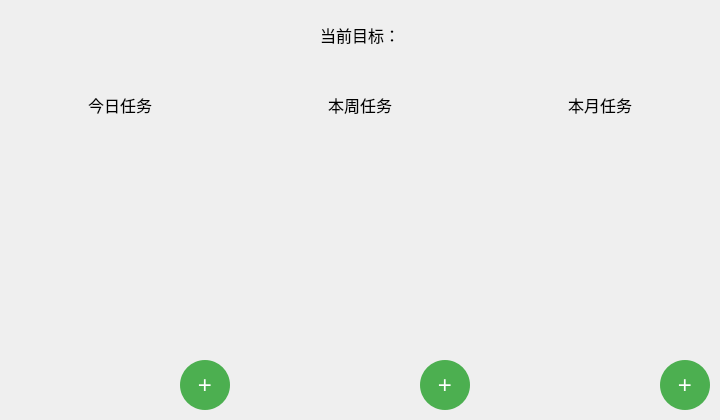
<?xml version="1.0" encoding="UTF-8"?>
<ui version="4.0">
 <class>Widget</class>
 <widget class="QWidget" name="Widget">
  <property name="geometry">
   <rect>
    <x>0</x>
    <y>0</y>
    <width>720</width>
    <height>420</height>
   </rect>
  </property>
  <property name="minimumSize">
   <size>
    <width>720</width>
    <height>420</height>
   </size>
  </property>
  <property name="maximumSize">
   <size>
    <width>720</width>
    <height>420</height>
   </size>
  </property>
  <property name="windowTitle">
   <string>Widget</string>
  </property>
  <property name="styleSheet">
   <string notr="true"/>
  </property>
  <layout class="QVBoxLayout" name="verticalLayout" stretch="1,5">
   <property name="spacing">
    <number>0</number>
   </property>
   <property name="leftMargin">
    <number>0</number>
   </property>
   <property name="topMargin">
    <number>0</number>
   </property>
   <property name="rightMargin">
    <number>0</number>
   </property>
   <property name="bottomMargin">
    <number>0</number>
   </property>
   <item>
    <widget class="QWidget" name="widget_4" native="true">
     <layout class="QHBoxLayout" name="_2">
      <property name="spacing">
       <number>0</number>
      </property>
      <property name="leftMargin">
       <number>0</number>
      </property>
      <property name="topMargin">
       <number>0</number>
      </property>
      <property name="rightMargin">
       <number>0</number>
      </property>
      <property name="bottomMargin">
       <number>0</number>
      </property>
      <item>
       <widget class="QLabel" name="currentTask">
        <property name="font">
         <font>
          <family>仿宋</family>
          <pointsize>12</pointsize>
         </font>
        </property>
        <property name="text">
         <string>当前目标：</string>
        </property>
        <property name="alignment">
         <set>Qt::AlignmentFlag::AlignCenter</set>
        </property>
       </widget>
      </item>
     </layout>
    </widget>
   </item>
   <item>
    <layout class="QHBoxLayout" name="horizontalLayout">
     <property name="spacing">
      <number>0</number>
     </property>
     <item>
      <widget class="QWidget" name="widget" native="true">
       <layout class="QVBoxLayout" name="verticalLayout_2" stretch="1,4">
        <property name="spacing">
         <number>0</number>
        </property>
        <property name="leftMargin">
         <number>0</number>
        </property>
        <property name="topMargin">
         <number>0</number>
        </property>
        <property name="rightMargin">
         <number>0</number>
        </property>
        <property name="bottomMargin">
         <number>0</number>
        </property>
        <item>
         <widget class="QLabel" name="label">
          <property name="sizePolicy">
           <sizepolicy hsizetype="Preferred" vsizetype="Preferred">
            <horstretch>0</horstretch>
            <verstretch>0</verstretch>
           </sizepolicy>
          </property>
          <property name="font">
           <font>
            <family>仿宋</family>
            <pointsize>12</pointsize>
           </font>
          </property>
          <property name="text">
           <string>今日任务</string>
          </property>
          <property name="alignment">
           <set>Qt::AlignmentFlag::AlignCenter</set>
          </property>
         </widget>
        </item>
        <item>
         <widget class="QWidget" name="todayTasks" native="true">
          <widget class="QPushButton" name="todayButton">
           <property name="geometry">
            <rect>
             <x>180</x>
             <y>220</y>
             <width>50</width>
             <height>50</height>
            </rect>
           </property>
           <property name="minimumSize">
            <size>
             <width>50</width>
             <height>50</height>
            </size>
           </property>
           <property name="maximumSize">
            <size>
             <width>50</width>
             <height>50</height>
            </size>
           </property>
           <property name="styleSheet">
            <string notr="true">QPushButton {
    background-color: #4CAF50; /* 背景颜色 */
    color: white;              /* 字体颜色 */
    border: none;              /* 无边框 */
    border-radius: 25px;      /* 圆角半径 */
    font-size: 24px;          /* 字体大小 */
}
QPushButton:hover {
    background-color: #45a049; /* 悬停时的背景颜色 */
}
QPushButton:pressed {
    background-color: #388e3c; /* 按下时的背景颜色 */
}</string>
           </property>
           <property name="text">
            <string>+</string>
           </property>
          </widget>
         </widget>
        </item>
       </layout>
      </widget>
     </item>
     <item>
      <widget class="QWidget" name="widget_2" native="true">
       <layout class="QVBoxLayout" name="verticalLayout_3" stretch="1,4">
        <property name="spacing">
         <number>0</number>
        </property>
        <property name="leftMargin">
         <number>0</number>
        </property>
        <property name="topMargin">
         <number>0</number>
        </property>
        <property name="rightMargin">
         <number>0</number>
        </property>
        <property name="bottomMargin">
         <number>0</number>
        </property>
        <item>
         <widget class="QLabel" name="label_2">
          <property name="font">
           <font>
            <family>仿宋</family>
            <pointsize>12</pointsize>
           </font>
          </property>
          <property name="text">
           <string>本周任务</string>
          </property>
          <property name="alignment">
           <set>Qt::AlignmentFlag::AlignCenter</set>
          </property>
          <property name="openExternalLinks">
           <bool>false</bool>
          </property>
         </widget>
        </item>
        <item>
         <widget class="QWidget" name="weekTasks" native="true">
          <widget class="QPushButton" name="weekButton">
           <property name="geometry">
            <rect>
             <x>180</x>
             <y>220</y>
             <width>50</width>
             <height>50</height>
            </rect>
           </property>
           <property name="minimumSize">
            <size>
             <width>50</width>
             <height>50</height>
            </size>
           </property>
           <property name="maximumSize">
            <size>
             <width>50</width>
             <height>50</height>
            </size>
           </property>
           <property name="styleSheet">
            <string notr="true">QPushButton {
    background-color: #4CAF50; /* 背景颜色 */
    color: white;              /* 字体颜色 */
    border: none;              /* 无边框 */
    border-radius: 25px;      /* 圆角半径 */
    font-size: 24px;          /* 字体大小 */
}
QPushButton:hover {
    background-color: #45a049; /* 悬停时的背景颜色 */
}
QPushButton:pressed {
    background-color: #388e3c; /* 按下时的背景颜色 */
}</string>
           </property>
           <property name="text">
            <string>+</string>
           </property>
          </widget>
         </widget>
        </item>
       </layout>
      </widget>
     </item>
     <item>
      <widget class="QWidget" name="widget_3" native="true">
       <layout class="QVBoxLayout" name="verticalLayout_4" stretch="1,4">
        <property name="spacing">
         <number>0</number>
        </property>
        <property name="leftMargin">
         <number>0</number>
        </property>
        <property name="topMargin">
         <number>0</number>
        </property>
        <property name="rightMargin">
         <number>0</number>
        </property>
        <property name="bottomMargin">
         <number>0</number>
        </property>
        <item>
         <widget class="QLabel" name="label_3">
          <property name="font">
           <font>
            <family>仿宋</family>
            <pointsize>12</pointsize>
           </font>
          </property>
          <property name="text">
           <string>本月任务</string>
          </property>
          <property name="alignment">
           <set>Qt::AlignmentFlag::AlignCenter</set>
          </property>
         </widget>
        </item>
        <item>
         <widget class="QWidget" name="monthTasks" native="true">
          <widget class="QPushButton" name="monthButton">
           <property name="geometry">
            <rect>
             <x>180</x>
             <y>220</y>
             <width>50</width>
             <height>50</height>
            </rect>
           </property>
           <property name="minimumSize">
            <size>
             <width>50</width>
             <height>50</height>
            </size>
           </property>
           <property name="maximumSize">
            <size>
             <width>50</width>
             <height>50</height>
            </size>
           </property>
           <property name="styleSheet">
            <string notr="true">QPushButton {
    background-color: #4CAF50; /* 背景颜色 */
    color: white;              /* 字体颜色 */
    border: none;              /* 无边框 */
    border-radius: 25px;      /* 圆角半径 */
    font-size: 24px;          /* 字体大小 */
}
QPushButton:hover {
    background-color: #45a049; /* 悬停时的背景颜色 */
}
QPushButton:pressed {
    background-color: #388e3c; /* 按下时的背景颜色 */
}</string>
           </property>
           <property name="text">
            <string>+</string>
           </property>
          </widget>
         </widget>
        </item>
       </layout>
      </widget>
     </item>
    </layout>
   </item>
  </layout>
 </widget>
 <resources/>
 <connections/>
</ui>
